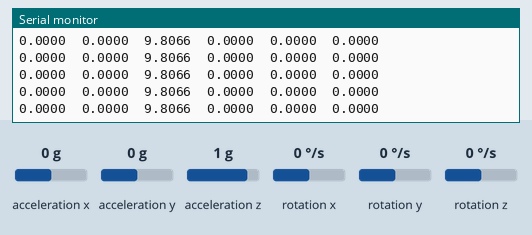
The sketch below on a simulated Arduino Uno, built with avr-gcc and run on an emulated ATmega328P. Shown: the last lines printed to the serial monitor. Inputs (shaded band) come from the test bench; at power-on: acceleration x 0 g, acceleration y 0 g, acceleration z 1 g, rotation x 0 °/s, rotation y 0 °/s, rotation z 0 °/s.

Above: at 1.2 s.
1.3 s: acceleration x set to -1.4 g
At 2.4 s:
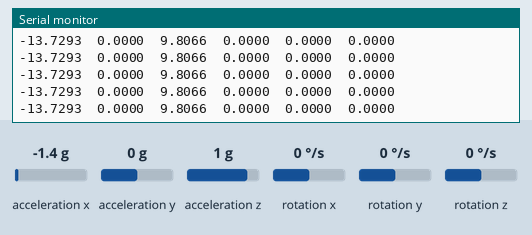
4.3 s: acceleration y set to -1.4 g
At 5.0 s:
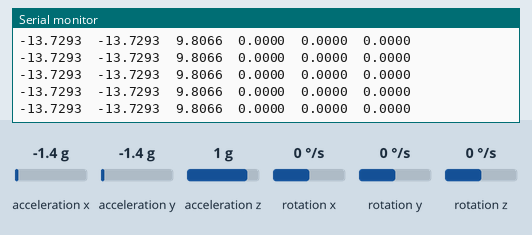
7.3 s: acceleration z set to -1.4 g
At 8.0 s:
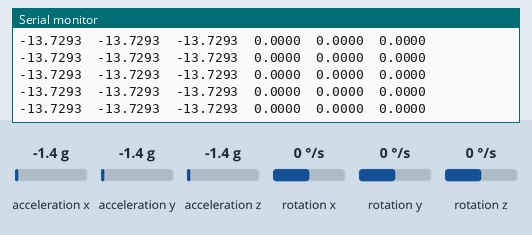
8.8 s: rotation x set to -192 °/s
At 9.9 s:
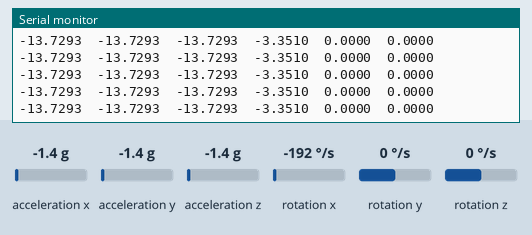
11.8 s: rotation y set to -192 °/s
At 12.8 s:
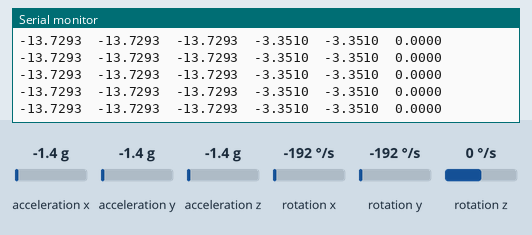

Measured:
- after the input at 1.3 s, the serial monitor: prints a new line at once (image 1)
- after the input at 4.3 s, the serial monitor: prints a new line at once (image 2)
- after the input at 7.3 s, the serial monitor: prints a new line at once (image 3)
- after the input at 8.8 s, the serial monitor: prints a new line at once (image 4)
- after the input at 11.8 s, the serial monitor: prints a new line at once (image 5)

The sketch:

sketch_may22a.ino
```cpp
/* This code is for adding XIAO BLE Sense LSM6DS3 Accelerometer Raw Data */

#include "LSM6DS3.h"
#include "Wire.h"

//Create a instance of class LSM6DS3
LSM6DS3 myIMU(I2C_MODE, 0x6A);  //I2C device address 0x6A

#define CONVERT_G_TO_MS2 9.80665f
#define FREQUENCY_HZ 100
#define INTERVAL_MS (1000 / (FREQUENCY_HZ + 1))
#define DEG_TO_RAD 0.0174533f  // π / 180

static unsigned long last_interval_ms = 0;


void setup() {
  Serial.begin(115200);
  while (!Serial)
    ;

  if (myIMU.begin() != 0) {
    Serial.println("Device error");
  } else {
    Serial.println("Device OK!");
  }
}


void loop() {
  if (millis() > last_interval_ms + INTERVAL_MS) {
    last_interval_ms = millis();

    Serial.print(myIMU.readFloatAccelX() * CONVERT_G_TO_MS2, 4);
    Serial.print('\t');
    Serial.print(myIMU.readFloatAccelY() * CONVERT_G_TO_MS2, 4);
    Serial.print('\t');
    Serial.print(myIMU.readFloatAccelZ() * CONVERT_G_TO_MS2, 4);
    Serial.print('\t');
    Serial.print(myIMU.readFloatGyroX() * DEG_TO_RAD, 4);
    Serial.print('\t');
    Serial.print(myIMU.readFloatGyroY() * DEG_TO_RAD, 4);
    Serial.print('\t');
    Serial.println(myIMU.readFloatGyroZ() * DEG_TO_RAD, 4);
  }
}
```
